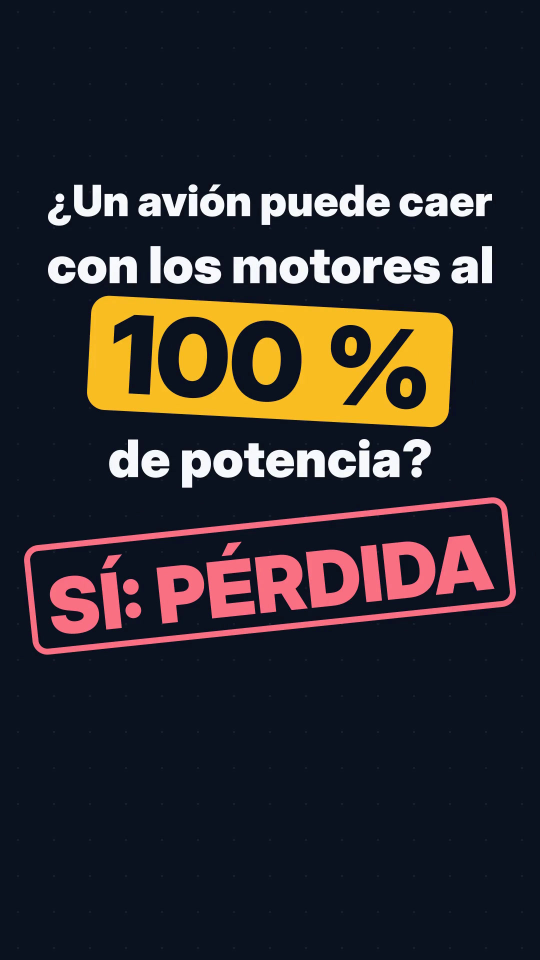
#> input picture marca/portadas/portada_03_perdida.jpg, 1080 x 1920 px, given in place of portada.png, which was not available (shown at 1/2 size)
$ python portada.py ../marca/portadas/portada_03_perdida.jpg ../marca/portadas/portada_04_naca.jpg
#> lines starting #> are read from the running program, lines starting #| are printed output that depends on the picture; after the words box and inside, x2 and y2 are one past the last pixel; in counts of white or black regions, pixels touching at a corner belong together; pictures that were not available may be replaced by others from this repository, and a replacement may not be noted
"""
Comprueba la portada de un short: el primer fotograma, que Instagram y TikTok usan como
miniatura del perfil. Falla (código 1) si el fotograma está casi vacío (solo fondo y rejilla)
o si hay contenido fuera del recorte 3:4 de la cuadrícula de Instagram.
Guarda el fotograma junto al video como portada.png.

Uso: python tools/portada.py shorts/NN_tema/final.mp4 [t=0]
"""
import subprocess
import sys
from pathlib import Path

from PIL import Image, ImageChops

video = Path(sys.argv[1])
t = sys.argv[2] if len(sys.argv) > 2 else "0"
salida = video.with_name("portada.png")
subprocess.run(["ffmpeg", "-v", "error", "-y", "-ss", t, "-i", str(video), "-frames:v", "1",
                str(salida)], check=True)
#> (this line was passed over: subprocess is not available in this run)
im = Image.open(salida).convert("L")
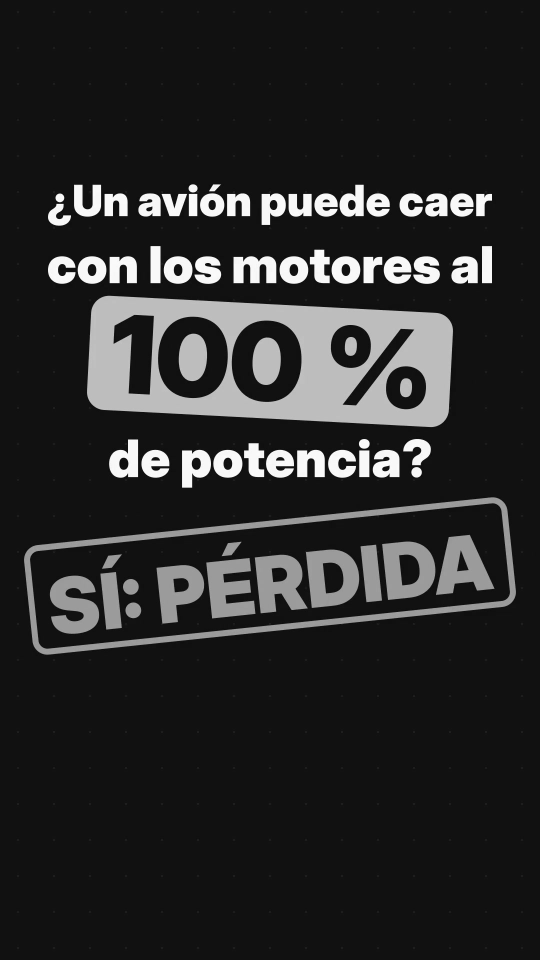
#> im: PIL image 1080x1920 L (shown at 1/2 size); min 1, max 255, mean 41.7
fondo = Image.new("L", im.size, 18)                    # #0B1220 en gris ≈ 18
#> fondo: PIL image 1080x1920 L; every value is 18
dif = ImageChops.difference(im, fondo).point(lambda v: 255 if v > 60 else 0)
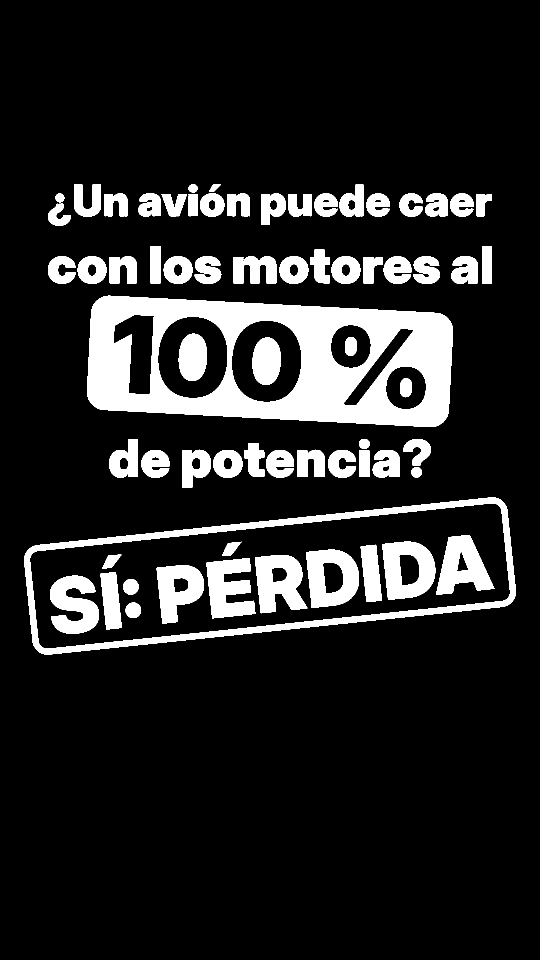
#> dif: PIL image 1080x1920 L (shown at 1/2 size); 14.1% white; 67 white regions, largest, box (x1, y1, x2, y2) and area: (174, 591, 906, 854) 104936, (48, 995, 1032, 1309) 27779, (764, 1083, 871, 1200) 8110
w, h = im.size
#> w = 1080; h = 1920
total = sum(dif.histogram()[255:]) / (w * h)
#> total = 0.141
recorte = (h - w * 4 // 3) // 2                         # 240 px en 1080×1920
#> recorte = 240
fuera = dif.crop((0, 0, w, recorte)).histogram()[255] + \
    dif.crop((0, h - recorte, w, h)).histogram()[255]
#> fuera = 0
print(f"{salida}: contenido {100 * total:.1f} % del fotograma; "
      f"píxeles fuera del recorte 3:4: {fuera}")
#| ../marca/portadas/portada.png: contenido 14.1 % del fotograma; píxeles fuera del recorte 3:4: 0
errores = []
if total < 0.02:
    errores.append("la portada está casi vacía: el gancho debe verse desde t = 0")
if fuera > 0.002 * w * recorte:
    errores.append("hay contenido en la franja que Instagram recorta en la cuadrícula")
for e in errores:
    print("ERROR:", e)
sys.exit(1 if errores else 0)
#> (the program exits here)

$ run again, on marca/portadas/portada_04_naca.jpg
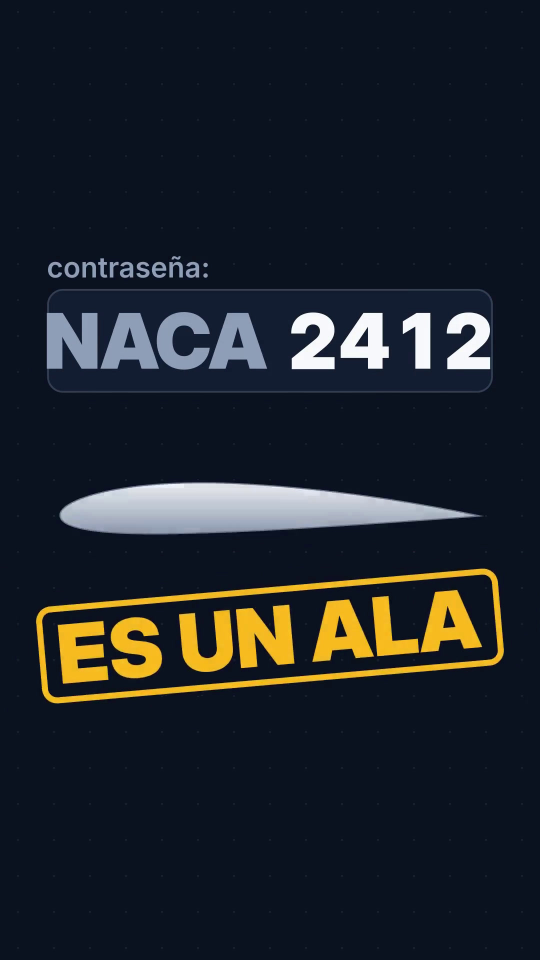
#> input picture marca/portadas/portada_04_naca.jpg, 1080 x 1920 px, given in place of portada.png, which was not available (shown at 1/2 size)
#> `im = Image.open(salida).convert("L")`:
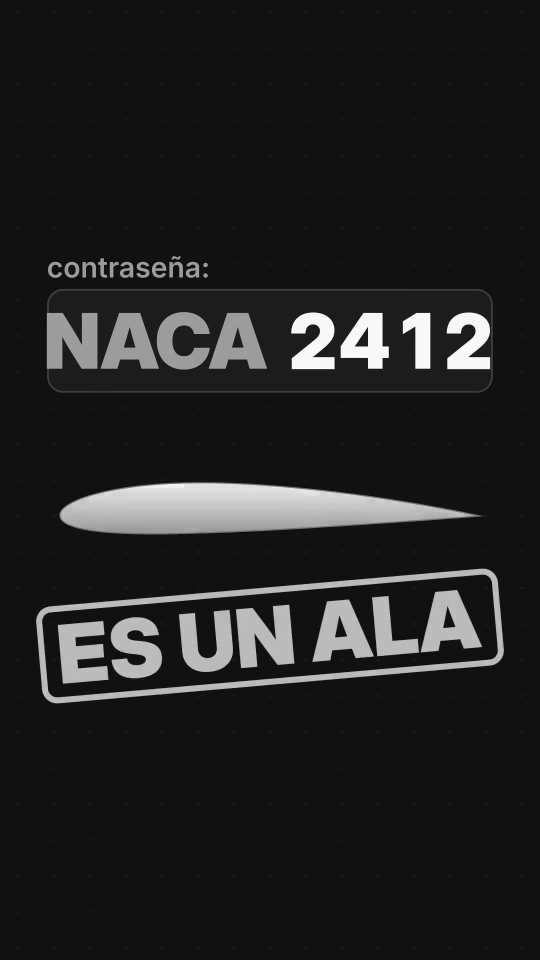
#> im: PIL image 1080x1920 L (shown at 1/2 size); min 1, max 255, mean 34.5
#> fondo: PIL image 1080x1920 L; every value is 18
#> `dif = ImageChops.difference(im, fondo).point(lambda v: 255 if v > 60 e..`:
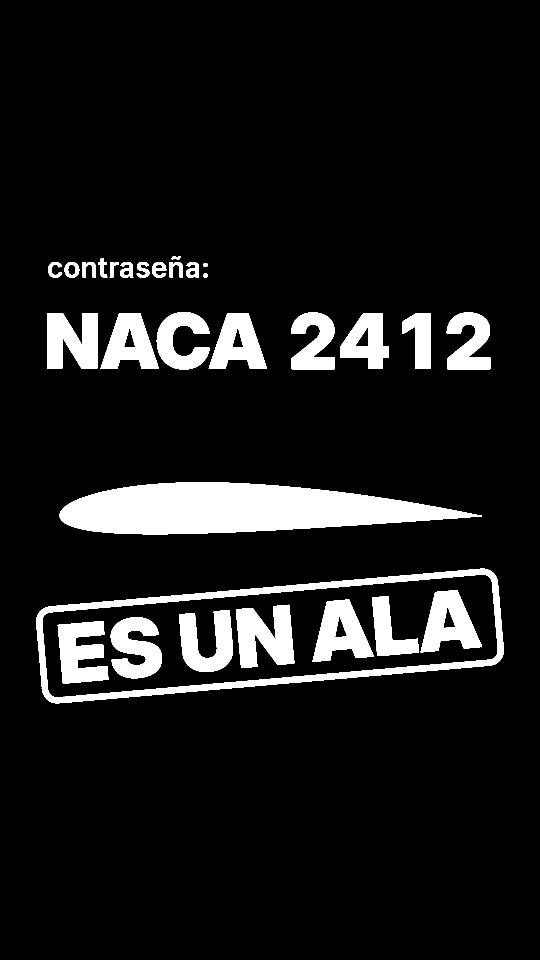
#> dif: PIL image 1080x1920 L (shown at 1/2 size); 9.8% white; 30 white regions, largest, box (x1, y1, x2, y2) and area: (119, 965, 964, 1069) 59504, (72, 1137, 1008, 1407) 26510, (472, 1209, 589, 1336) 10063
#> total = 0.0982
#> fuera = 0
#| ../marca/portadas/portada.png: contenido 9.8 % del fotograma; píxeles fuera del recorte 3:4: 0

$ run again, on marca/portadas/portada_05_winglets.jpg
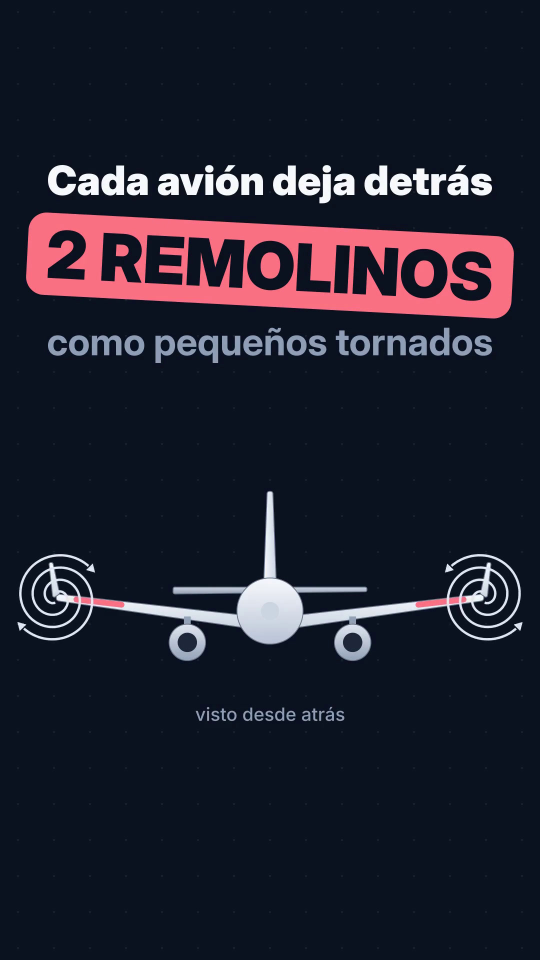
#> input picture marca/portadas/portada_05_winglets.jpg, 1080 x 1920 px, given in place of portada.png, which was not available (shown at 1/2 size)
#> `im = Image.open(salida).convert("L")`:
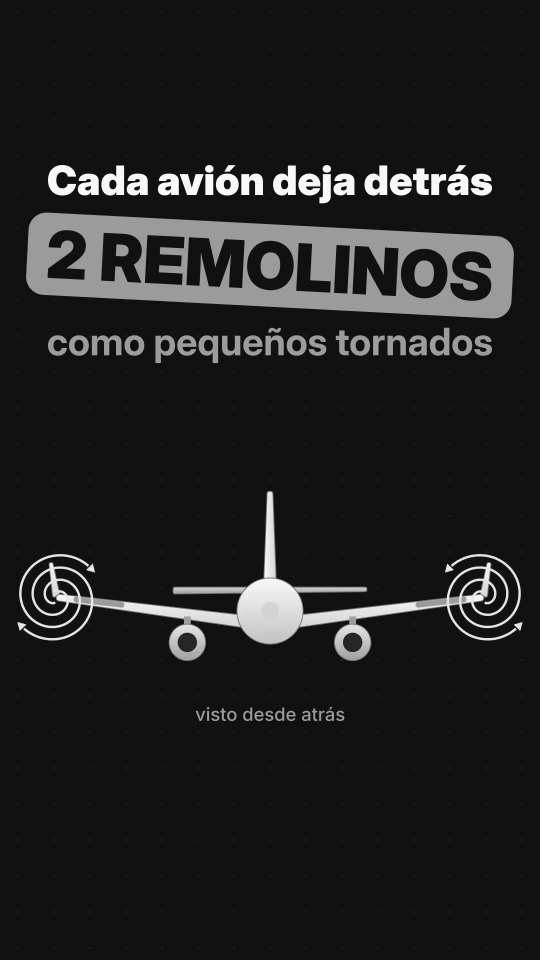
#> im: PIL image 1080x1920 L (shown at 1/2 size); min 1, max 255, mean 33.5
#> fondo: PIL image 1080x1920 L; every value is 18
#> `dif = ImageChops.difference(im, fondo).point(lambda v: 255 if v > 60 e..`:
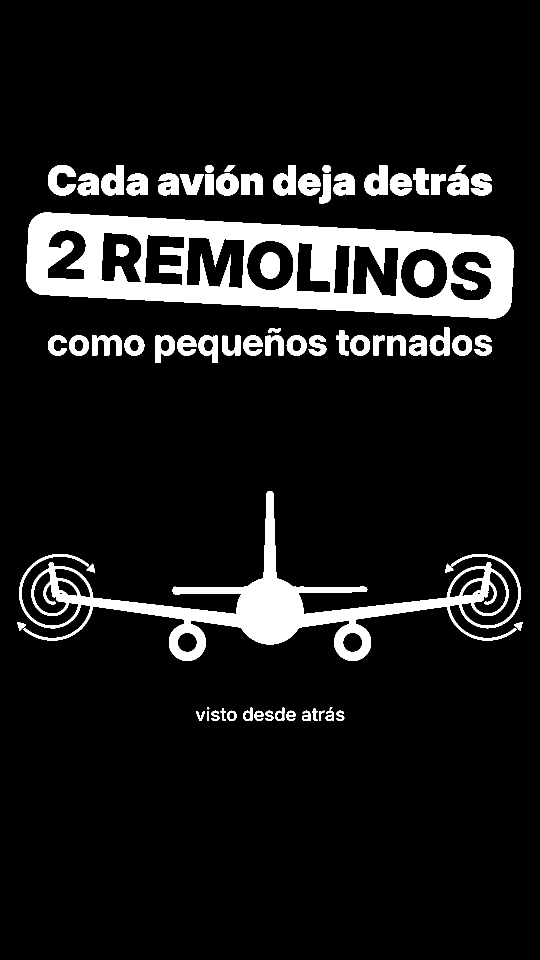
#> dif: PIL image 1080x1920 L (shown at 1/2 size); 10.2% white; 70 white regions (2 under 20 px), largest, box (x1, y1, x2, y2) and area: (52, 425, 1028, 637) 101372, (38, 982, 1042, 1322) 54261, (96, 330, 152, 391) 2000
#> total = 0.102
#> fuera = 0
#| ../marca/portadas/portada.png: contenido 10.2 % del fotograma; píxeles fuera del recorte 3:4: 0
